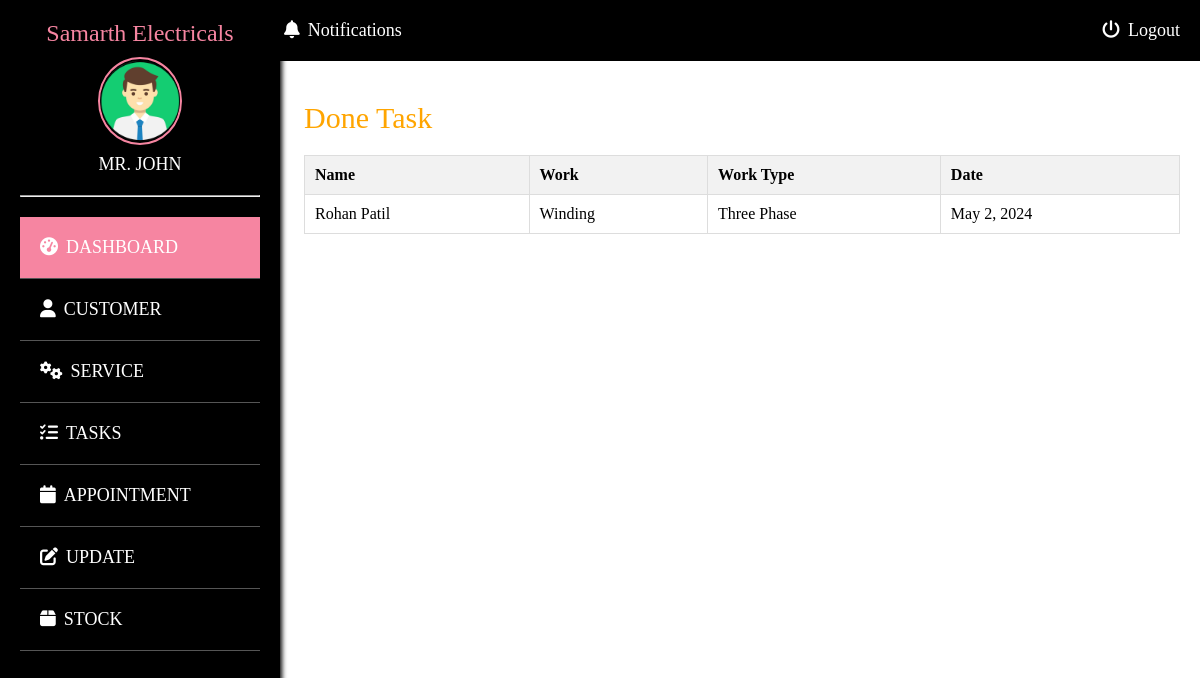
The app's page /owner/done_task/ with its own data.
### app/models.py (models this page shows)
class Appointment(models.Model):
    appointment_id = models.AutoField(primary_key=True)
    name = models.CharField(max_length=20, default='')
    reason = models.CharField(max_length=100, default='')
    reason_type = models.CharField(max_length=50, default='')
    date = models.DateField(max_length=20, default='')
    time = models.TimeField(max_length=10, default='')
    status = models.CharField(max_length=20, default='')
    task_status = models.CharField(max_length=20, default='')
    appointment_date = models.DateField(auto_now_add=True)
    pay = models.DecimalField(max_digits=10, decimal_places=2, default=0.00)

### app/owner.py (the view)
# urls.py: path('owner/done_task/', owner.done_task, name='done_task'),
def done_task(request):
    all = Appointment.objects.filter(task_status="Done")
    return render(request, 'owner/done_task.html', {"filter_done": all})

### templates/owner/done_task.html (shortened to what this page needs)
<!DOCTYPE html>
<html lang="en">
<head>
    {% load static %}
    {% include 'owner/head.html' %}
    <link rel="stylesheet" href="https://cdnjs.cloudflare.com/ajax/libs/font-awesome/5.15.3/css/all.min.css"/>
    <link rel="stylesheet" href="https://cdnjs.cloudflare.com/ajax/libs/font-awesome/6.5.1/css/all.min.css">
</head>
<body>
    <div class="banner">
    <div id="Panel1">
        <h1>Done Task</h1>
        <div class="done_task">
            <table id="customer_table_Done_task">
                <tr>
                    <th id="th1">Name</th>
                    <th id="th1">Work</th>
                    <th id="th1">Work Type</th>
                    <th id="th1">Date</th>
                </tr>
                {% for i in filter_done %}
                <tr>
                    <td id="td1">{{ i.name }}</td>
                    <td id="td1">{{ i.reason }}</td>
                    <td id="td1">{{ i.reason_type }}</td>
                    <td id="td1">{{ i.date }}</td>
                </tr>
                {% endfor %}
            </table>
        </div>
        </div>
</body>
</html>

### templates/owner/head.html (style rules this page uses)
* { margin: 0; padding: 0; }

### templates/owner/done_task.html (style rules this page uses)
.banner { margin-left: 250px; text-align: center; height: 100vh; margin-left: 22%; }
#pannel,#Panel1,#Panel2 { margin-top: 20px; margin-left: 20px; padding: 20px; }
h1 { font-size: 30px; font-weight:20; margin-bottom: 20px; color: orange; text-align:left; }
#customer_table_Done_task { width: 100%; border-collapse: collapse; }
#customer_table_Done_task th, #customer_table_Done_task td { padding: 10px; border: 1px solid #ddd; }
#customer_table_Done_task th { background-color: #f2f2f2; }
#th1 { font-weight: bold; text-align: left; }
#td1 { text-align: left; }

### records on screen
Appointment: name "Rohan Patil", reason "Winding", reason_type "Three Phase", date "May 2, 2024"
